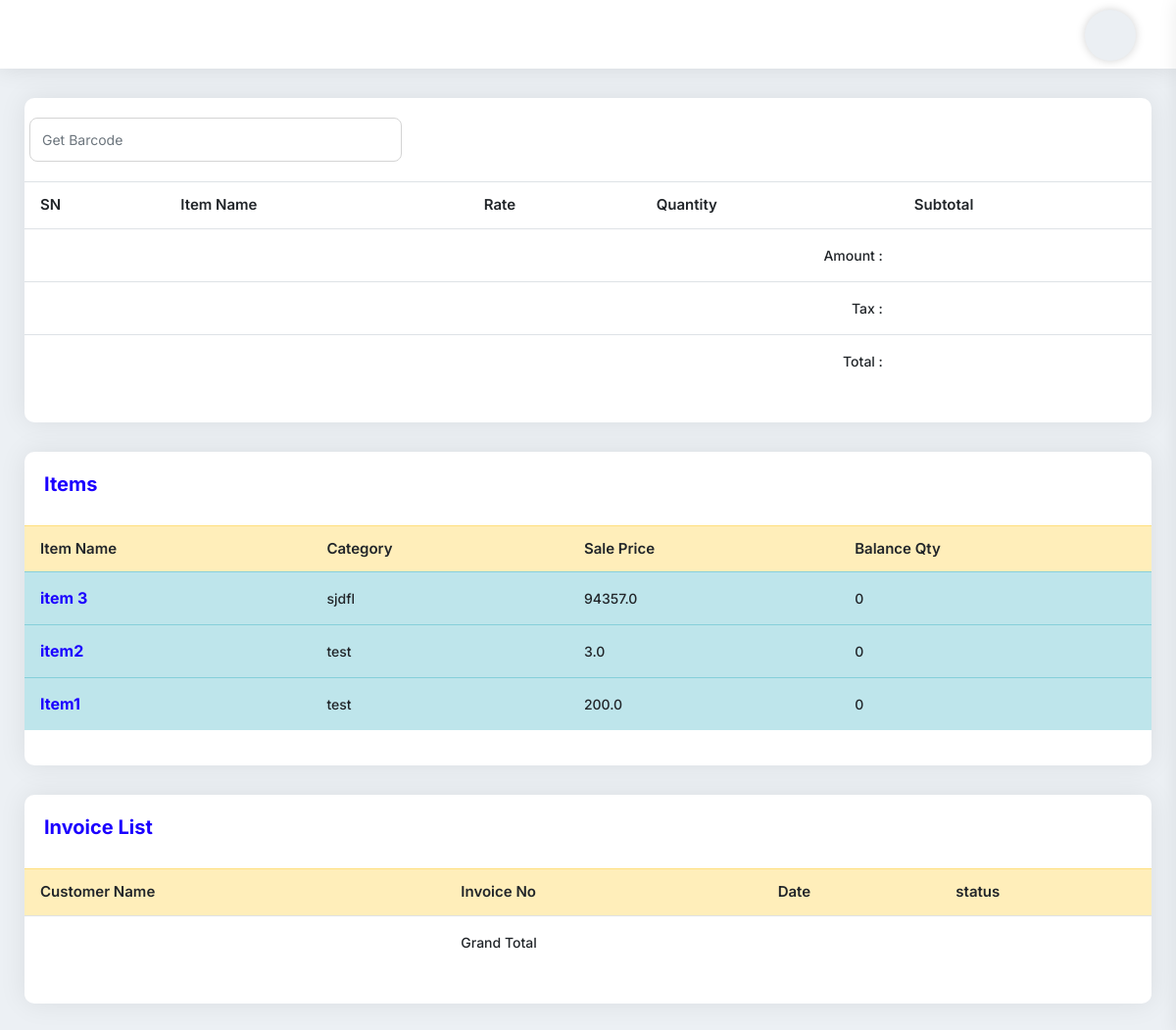
The page /mycart/ (signed in) on the database as committed earlier.
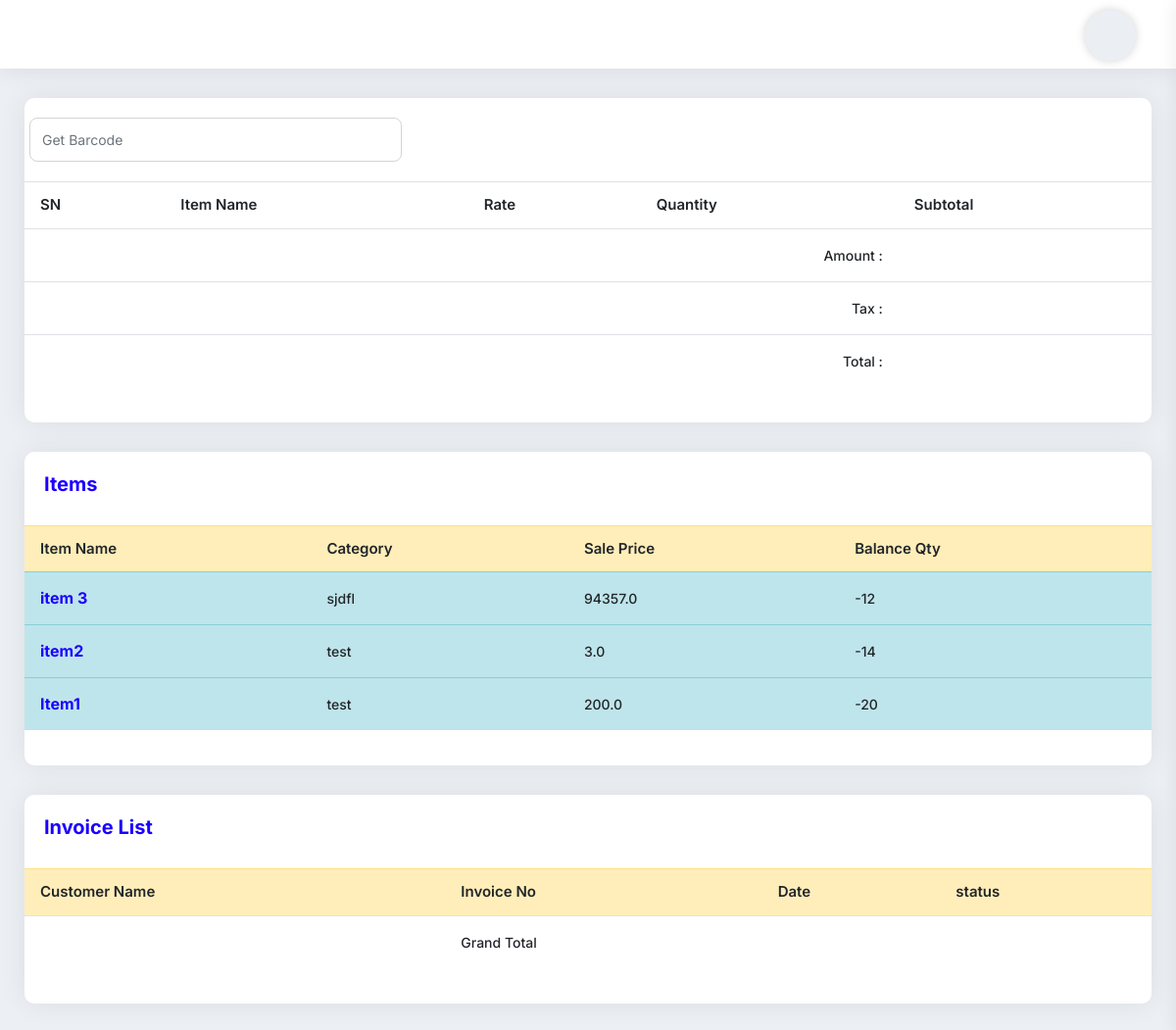
The same page on the database as committed later.
### myapp/models.py (models this page shows, shortened)
class Items(models.Model):
    item_name = models.CharField(max_length=225)
    category = models.CharField(max_length=225)
    pruchase_price = models.FloatField(default=0.00)
    sell_price = models.FloatField(default=0.00)
    wholesale_price = models.FloatField(default=0.00)
    balance_qty = models.IntegerField(default=0)
    barcode_id = models.CharField(max_length=225,blank=True, null=True)
    photo = models.ImageField(upload_to='', blank=True, null=True)
    product_img = models.ImageField(upload_to='website/', blank=True)

### myapp/views.py (the view)
# urls.py: path('mycart/', MyCartView.as_view(), name='MyCartView'),
class MyCartView(UserRequiredMixin,TemplateView):
    template_name = 'mycartview.html'
    def get_context_data(self, **kwargs):
        context = super().get_context_data(**kwargs)
        cart_id = self.request.session.get('cart_id', None)
        if cart_id:
            cart = Cart.objects.get(id=cart_id)
        else:
            cart = None
        context['cart'] = cart
        context['product_list'] = Items.objects.all().order_by('-id')
        context['queryset'] = Order.objects.filter(created_at=datetime.date.today()).order_by('-id')
        return context

### myapp/views.py (called while the page is built)
    def dispatch(self, request, *args, **kwargs):
        if request.user.is_authenticated:
            pass
        else:
            return redirect('myapp:UserLoginView')
        return super().dispatch(request, *args, **kwargs)

### templates/mycartview.html (shortened to what this page needs)
{% extends 'base.html' %}
{% block content %}
<div class="card-box mb-30">
    <div class="pd-20">
        <form action="{% url 'myapp:testbarcode' %}" method="post">{% csrf_token %}
            <div class="row">
                <input type="number" placeholder="Get Barcode" name="pid" class="form-control col-md-4">
            </div>
        </form>
    </div>
    <div class="pb-20">
        <table class="table stripe hover nowrap">
            <thead>
            <tr>
                <th>SN</th>
                <th>Item Name</th>
                <th>Rate</th>
                <th>Quantity</th>
                <th>Subtotal</th>
            </tr>
            </thead>
            <tbody>
            <tr>
                <td colspan="4" class="text-right">Amount :</td>
                <td>{{cart.total}}</td>
            </tr>
            <tr>
                <td colspan="4" class="text-right">Tax :</td>
                <td>{{cart.tax}}</td>
            </tr>
            <tr>
                <td colspan="4" class="text-right">Total :</td>
                <td>{{cart.super_total}}</td>
            </tr>
            </tbody>
        </table>
    </div>
</div>
<div class="card-box mb-30">
    <div class="pd-20">
        <h4 class="text-blue h4">Items
            <a href="{% url 'myapp:MyCartView' %}" class="text-info">
                <span class="micon bi bi-cart4"></span>
                <span class="micon bi bi-cart4"></span>
                <span class="micon bi bi-cart4"></span>
            </a>
        </h4>
    </div>
    <div class="pb-20">
        <table class="data-table table stripe hover nowrap">
            <thead>
            <tr class="table-warning">
                <th class="table-plus datatable-nosort">Item Name</th>
                <th>Category</th>
                <th>Sale Price</th>
                <th>Balance Qty</th>
            </tr>
            </thead>
            <tbody>
            {% for p in product_list %}
            <tr class="table-info">
                <td class="table-plus"><a href="{% url 'myapp:AddToCartView' p.id %}"><h6 class="text-blue">
                    {{p.item_name}}</h6></a></td>
                <td>{{p.category}}</td>
                <td>{{p.sell_price}}</td>
                <td>{{p.balance_qty}}</td>
            </tr>
            {% endfor %}
            </tbody>
        </table>
    </div>
</div>
<div class="card-box mb-30">
    <div class="pd-20">
        <h4 class="text-blue h4">Invoice List</h4>
    </div>
    <div class="pb-20">
        <table
                class="table hover data-table-export nowrap"
        >
            <thead>
            <tr class="table-warning">
                <th class="table-plus datatable-nosort">Customer Name</th>
                <th>Invoice No</th>
                <th>Date</th>
                <th>status</th>
            </tr>
            </thead>
            <tfoot>
            <tr>
                <td></td>
                <td>Grand Total</td>
                <td></td>
                <td></td>
            </tr>
            </tfoot>
        </table>
    </div>
</div>
{% endblock content %}

Rows that differ between the two databases and show on the page:
changed Items "item 3": balance_qty "0" → "-12"
changed Items "item2": balance_qty "0" → "-14"
changed Items "Item1": balance_qty "0" → "-20"
